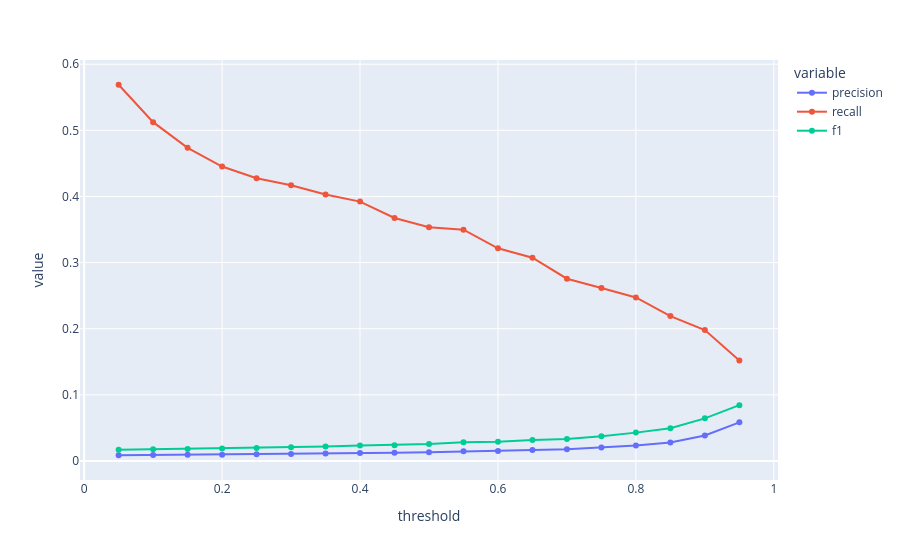

The notebook cell this image was saved under:
### Code cell
import plotly.express as px

fig = px.line(
    threshold_results,
    x="threshold",
    y=["precision", "recall", "f1"],
    markers=True,
)

fig.show()

### Figure 1 — Plotly figure (JSON) as saved in the notebook; plotly's stock layout.template omitted (floating-point values rounded to 4 significant figures)
{"data": [{"hovertemplate": "variable=precision<br>threshold=%{x}<br>value=%{y}<extra></extra>", "legendgroup": "precision", "line": {"color": "#636efa", "dash": "solid"}, "marker": {"symbol": "circle"}, "mode": "lines+markers", "name": "precision", "orientation": "v", "showlegend": true, "type": "scatter", "x": [0.05, 0.1, 0.15, 0.2, 0.25, 0.3, 0.35, 0.4, 0.45, 0.5, 0.55, 0.6, 0.65, 0.7, 0.75, 0.8, 0.85, 0.9, 0.95], "xaxis": "x", "y": [0.008677, 0.009052, 0.009293, 0.009608, 0.01004, 0.0107, 0.01129, 0.01204, 0.01238, 0.01325, 0.01476, 0.01517, 0.01671, 0.01765, 0.02024, 0.02348, 0.02792, 0.03849, 0.05842], "yaxis": "y"}, {"hovertemplate": "variable=recall<br>threshold=%{x}<br>value=%{y}<extra></extra>", "legendgroup": "recall", "line": {"color": "#EF553B", "dash": "solid"}, "marker": {"symbol": "circle"}, "mode": "lines+markers", "name": "recall", "orientation": "v", "showlegend": true, "type": "scatter", "x": [0.05, 0.1, 0.15, 0.2, 0.25, 0.3, 0.35, 0.4, 0.45, 0.5, 0.55, 0.6, 0.65, 0.7, 0.75, 0.8, 0.85, 0.9, 0.95], "xaxis": "x", "y": [0.5689, 0.5124, 0.4735, 0.4452, 0.4276, 0.417, 0.4028, 0.3922, 0.3675, 0.3534, 0.3498, 0.3216, 0.3074, 0.2756, 0.2615, 0.2473, 0.2191, 0.1979, 0.1519], "yaxis": "y"}, {"hovertemplate": "variable=f1<br>threshold=%{x}<br>value=%{y}<extra></extra>", "legendgroup": "f1", "line": {"color": "#00cc96", "dash": "solid"}, "marker": {"symbol": "circle"}, "mode": "lines+markers", "name": "f1", "orientation": "v", "showlegend": true, "type": "scatter", "x": [0.05, 0.1, 0.15, 0.2, 0.25, 0.3, 0.35, 0.4, 0.45, 0.5, 0.55, 0.6, 0.65, 0.7, 0.75, 0.8, 0.85, 0.9, 0.95], "xaxis": "x", "y": [0.01709, 0.01779, 0.01823, 0.01881, 0.01961, 0.02086, 0.02196, 0.02336, 0.02394, 0.02555, 0.02833, 0.02898, 0.03169, 0.03317, 0.03756, 0.04289, 0.04952, 0.06444, 0.0844], "yaxis": "y"}], "layout": {"legend": {"title": {"text": "variable"}, "tracegroupgap": 0}, "margin": {"t": 60}, "xaxis": {"anchor": "y", "domain": [0, 1], "title": {"text": "threshold"}}, "yaxis": {"anchor": "x", "domain": [0, 1], "title": {"text": "value"}}}}
